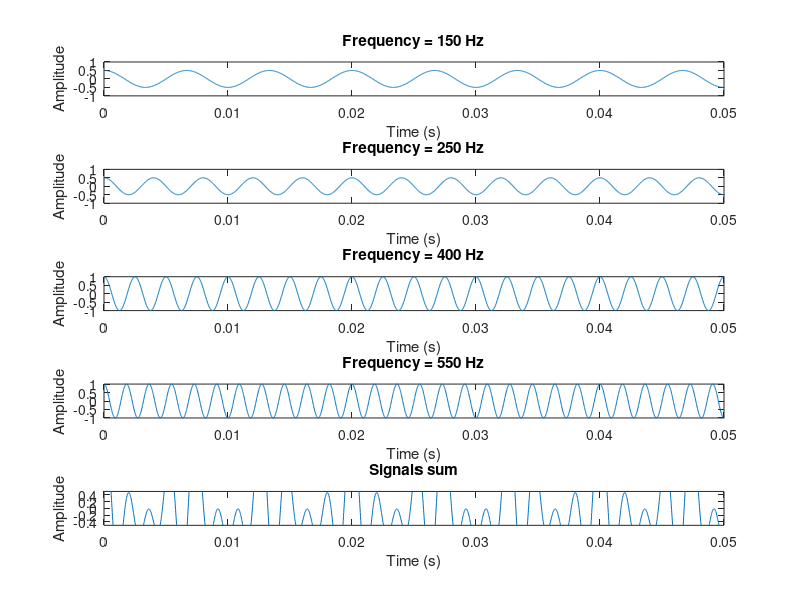
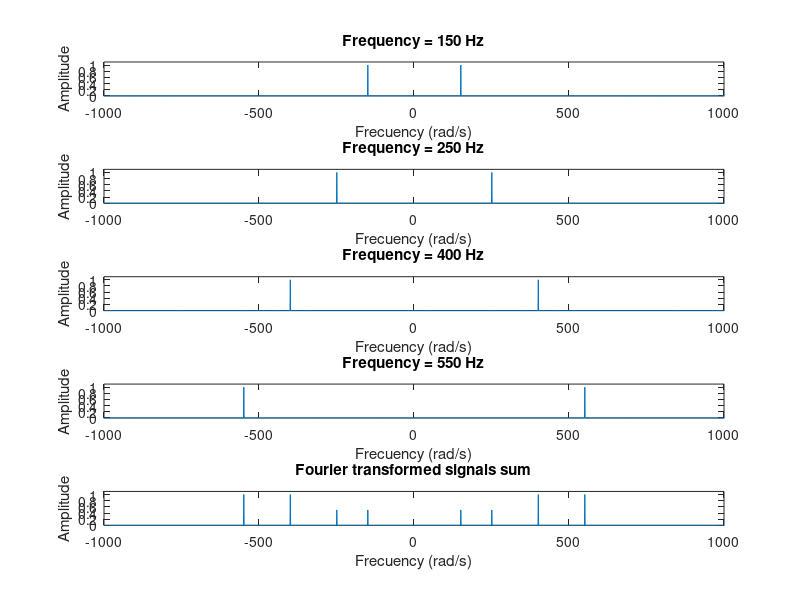
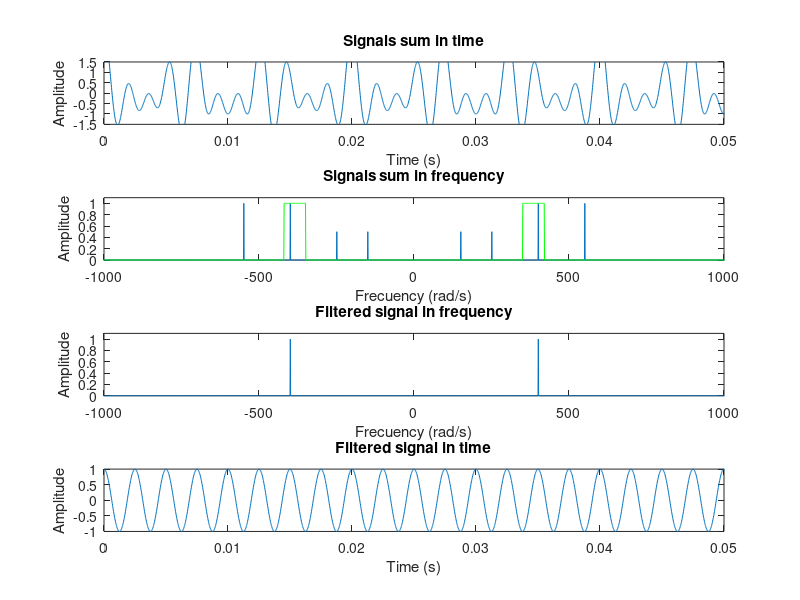

Source code (MATLAB) for these figures, in order:
clear all;
close all;

fs = 48000;
T = 1;

A = [0.5 0.5 1 1];
f0 = [150 250 400 550];

t = 1/fs : 1/fs : T;
L = length(t);
f = -fs/2+fs/L : fs/L : fs/2;

sumx = 0
sumX = 0

for i=1:4
  freq = num2str(f0(i));
  
  figure(1)
  x = A(i) * cos(2*pi*f0(i).*t);
  subplot(510+i)
  plot(t, x)
  axis([0 0.05 -1 1], "tic", "label")
  xlabel("Time (s)")
  ylabel("Amplitude")  
  title(cstrcat("Frequency = ", freq, " Hz"));
 
  sound(x, fs)
  
  figure(2)
  X = fftshift(fft(x));
  subplot(510+i)
  plot(f, abs(X)/max(abs(X)))
  axis([-1000 1000 0 1.1], "tic", "label")
  xlabel("Frecuency (rad/s)")
  ylabel("Amplitude")
  title(cstrcat("Frequency = ", freq, " Hz"));
  
  sumx += x;
  sumX += X;
end

figure(1)
subplot(515)
plot(t, sumx)
axis([0 0.05 -0.5 0.5], "tic", "label")
xlabel("Time (s)")
ylabel("Amplitude")  
title("Signals sum");

figure(2)
subplot(515)
plot(f, abs(sumX)/max(abs(sumX)))
axis([-1000 1000 0 1.1], "tic", "label")
xlabel("Frecuency (rad/s)")
ylabel("Amplitude")  
title("Fourier transformed signals sum");

# -_-_-_-_-_-_-_-_-_-_-_-_-_ #

# Filtros

f_low = 420;
Hlow = zeros(1, L/2);
Hlow(1:f_low*T) = ones(1, f_low*T);
Hlow = [fliplr(Hlow) Hlow];

f_high = 350;
Hhigh = ones(1, L/2);
Hhigh(1:f_high*T) = zeros(1, f_high*T);
Hhigh = [fliplr(Hhigh) Hhigh];

Hband = Hlow .* Hhigh;

HEband = 1 - Hband;

H = Hband;

# Señal filtrada

Y = sumX .* H;
y = ifft(fftshift(Y));
y = real(y);

# Nueva figura

figure(3)
subplot(411)
plot(t, sumx)
axis([0 0.05 -1.5 1.5], "tic", "label")
xlabel("Time (s)")
ylabel("Amplitude")  
title("Signals sum in time");

subplot(412)
plot(f, abs(sumX)/max(abs(sumX)))

hold on

plot(f, abs(H),'g');
axis([-1000 1000 0 1.1], "tic", "label")
xlabel("Frecuency (rad/s)")
ylabel("Amplitude")  
title("Signals sum in frequency");

subplot(413)
plot(f, abs(Y)/max(abs(Y)))
axis([-1000 1000 0 1.1], "tic", "label")
xlabel("Frecuency (rad/s)")
ylabel("Amplitude")  
title("Filtered signal in frequency");

subplot(414)
plot(t, y)
axis([0 0.05 -1 1], "tic", "label")
xlabel("Time (s)")
ylabel("Amplitude")  
title("Filtered signal in time");

clear all;

















